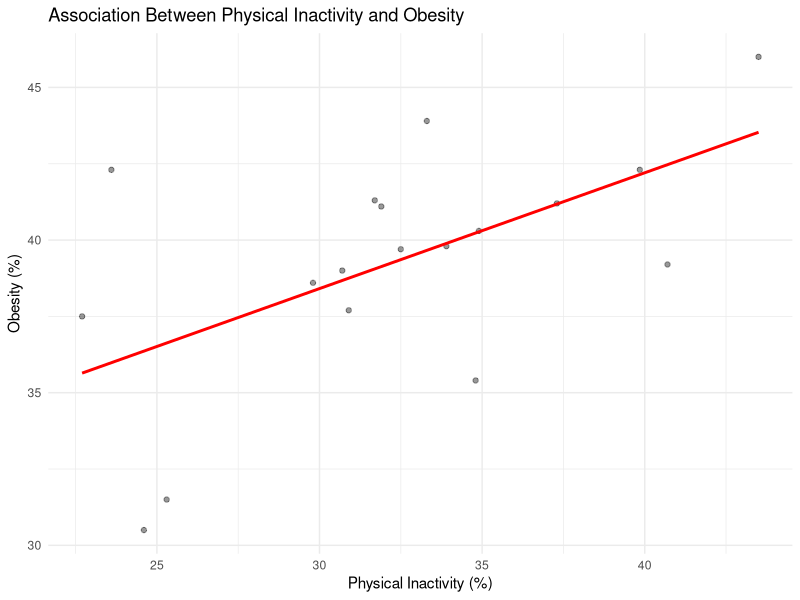
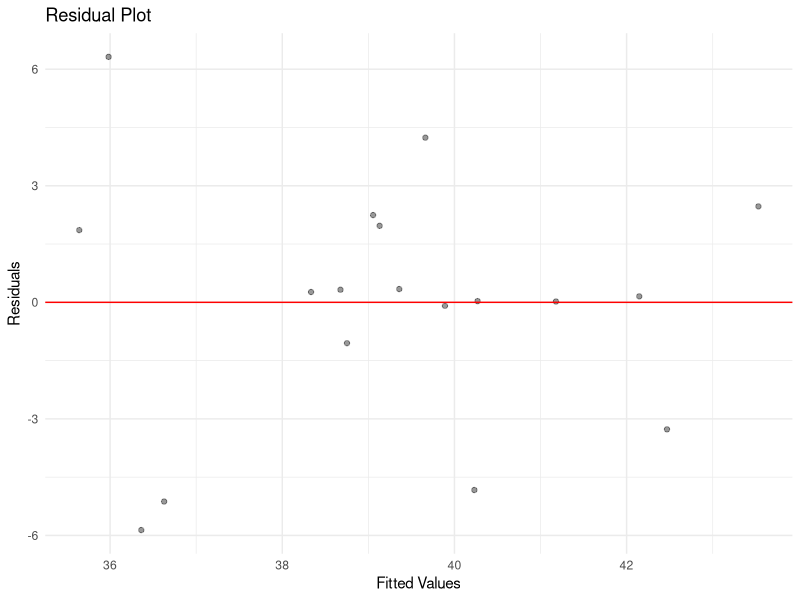
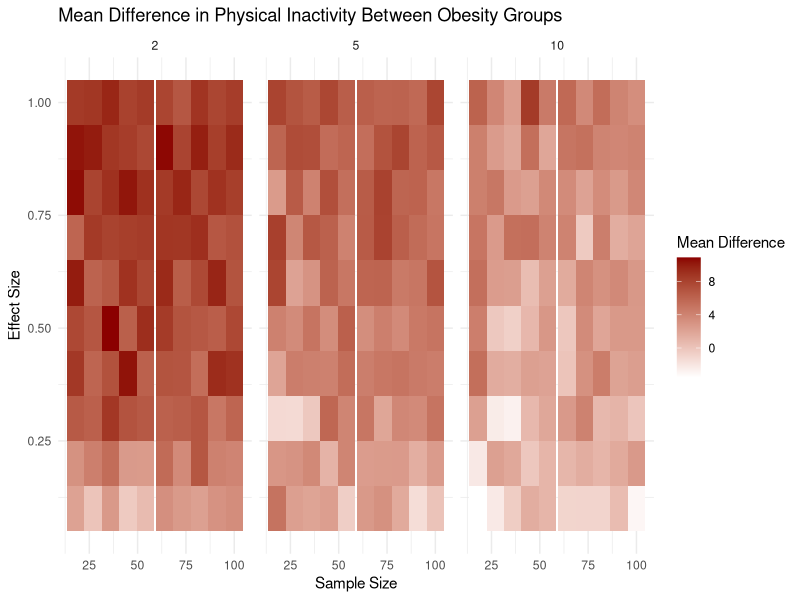
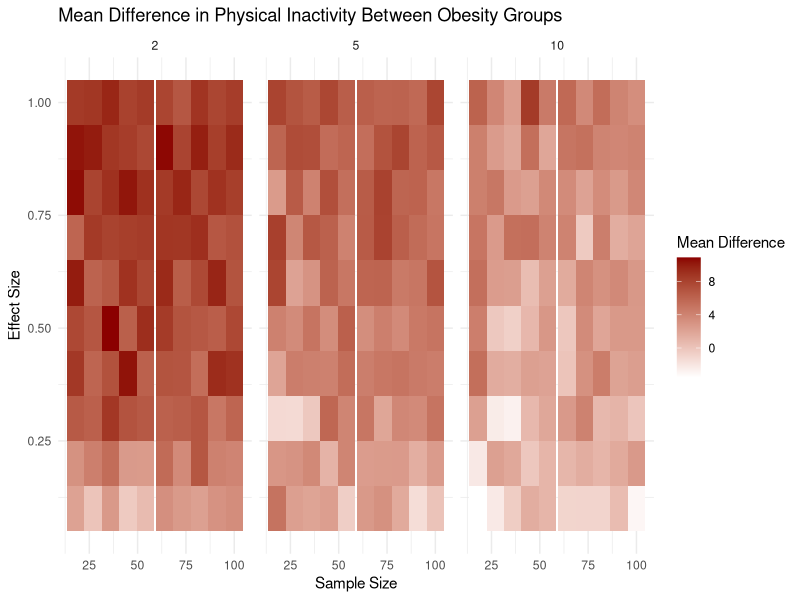
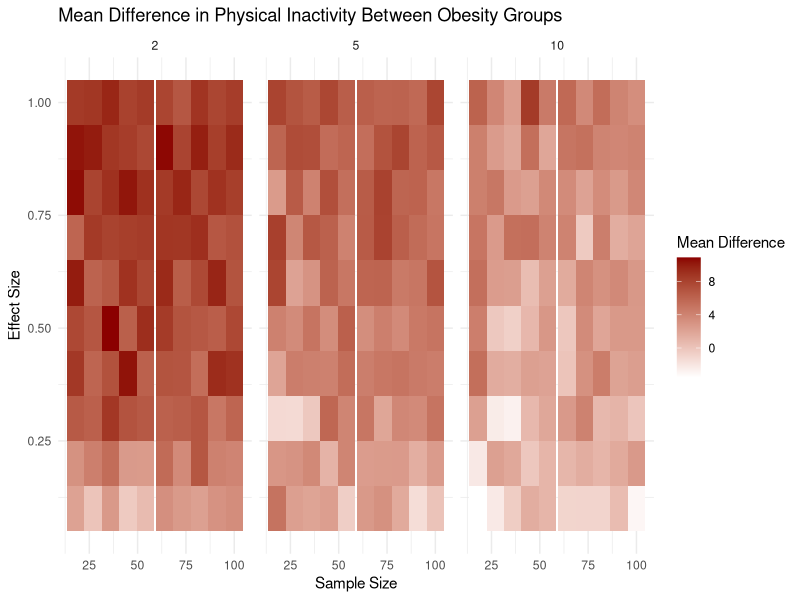
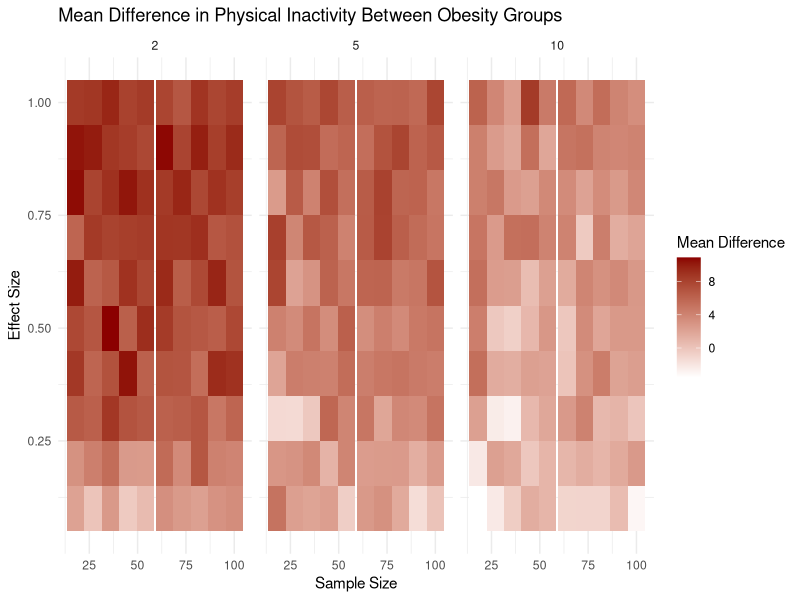

These figures' R source, in order:
# =====================
# CP04 - Simulation Analysis
# =====================

# Packages
library(ggplot2)
library(dplyr)
library(tidyr)

# =====================
# Load data (USE RELATIVE PATH)
# =====================
data <- read.csv(
  "data/raw/PLACES_sample.csv",
  stringsAsFactors = FALSE
)

# =====================
# Data Preparation
# =====================

data_clean <- data %>%
  filter(Data_Value_Type == "Crude prevalence",
         Year == 2023)

selected <- data_clean %>%
  filter(Measure %in% c("No leisure-time physical activity among adults",
                        "Obesity among adults")) %>%
  select(LocationName, Measure, Data_Value) %>%
  pivot_wider(
    names_from = Measure,
    values_from = Data_Value,
    values_fn = mean
  ) %>%
  rename(
    County = LocationName,
    Physical_Inactivity = `No leisure-time physical activity among adults`,
    Obesity = `Obesity among adults`
  ) %>%
  drop_na()

# =====================
# Scatterplot
# =====================

ggplot(selected, aes(x = Physical_Inactivity, y = Obesity)) +
  geom_point(alpha = 0.4) +
  geom_smooth(method = "lm", se = FALSE, color = "red") +
  labs(
    title = "Association Between Physical Inactivity and Obesity",
    x = "Physical Inactivity (%)",
    y = "Obesity (%)"
  ) +
  theme_minimal()

# =====================
# Residual Plot
# =====================

model <- lm(Obesity ~ Physical_Inactivity, data = selected)

ggplot(data.frame(
  Fitted = fitted(model),
  Residuals = resid(model)
), aes(x = Fitted, y = Residuals)) +
  geom_point(alpha = 0.4) +
  geom_hline(yintercept = 0, color = "red") +
  labs(
    title = "Residual Plot",
    x = "Fitted Values",
    y = "Residuals"
  ) +
  theme_minimal()

# =====================
# Simulation Example
# =====================

set.seed(123)

effect_example <- 0.5
noise_example <- 5
n_example <- 500

X <- rnorm(n_example,
           mean = mean(selected$Physical_Inactivity),
           sd = sd(selected$Physical_Inactivity))

epsilon <- rnorm(n_example, mean = 0, sd = noise_example)

Y <- effect_example * X + 10 + epsilon

sim_data <- data.frame(
  Physical_Inactivity = X,
  Obesity = Y
)

# =====================
# Summary Statistics (Example)
# =====================

summary_stats <- sim_data %>%
  mutate(Obesity_Group = ifelse(Obesity > median(Obesity),
                                "High_Obesity",
                                "Low_Obesity")) %>%
  group_by(Obesity_Group) %>%
  summarise(
    Q1_Inactivity = quantile(Physical_Inactivity, 0.25),
    Median_Inactivity = median(Physical_Inactivity),
    Q3_Inactivity = quantile(Physical_Inactivity, 0.75),
    Mean_Inactivity = mean(Physical_Inactivity),
    .groups = "drop"
  )

print(summary_stats)

# =====================
# Simulation Function
# =====================

simulate_data <- function(effect_size, noise_sd, sample_size) {
  
  X <- rnorm(sample_size,
             mean = mean(selected$Physical_Inactivity),
             sd = sd(selected$Physical_Inactivity))
  
  epsilon <- rnorm(sample_size, mean = 0, sd = noise_sd)
  
  Y <- effect_size * X + 10 + epsilon
  
  sim_data <- data.frame(
    Physical_Inactivity = X,
    Obesity = Y
  )
  
  summary_stats <- sim_data %>%
    mutate(Obesity_Group = ifelse(Obesity > median(Obesity),
                                  "High_Obesity",
                                  "Low_Obesity")) %>%
    group_by(Obesity_Group) %>%
    summarise(
      Q1_Inactivity = quantile(Physical_Inactivity, 0.25),
      Median_Inactivity = median(Physical_Inactivity),
      Q3_Inactivity = quantile(Physical_Inactivity, 0.75),
      Mean_Inactivity = mean(Physical_Inactivity),
      .groups = "drop"
    )
  
  return(list(data = sim_data, summary = summary_stats))
}

# =====================
# Simulation Automation
# =====================

actual_n <- nrow(selected)

effect_sizes <- seq(0.1, 1, length.out = 10)
sample_sizes <- unique(round(seq(100, actual_n, length.out = 10)))
noise_levels <- c(2, 5, 10)

param_grid <- expand.grid(
  effect_size = effect_sizes,
  sample_size = sample_sizes,
  noise_level = noise_levels
)

results <- vector("list", nrow(param_grid))

for (i in 1:nrow(param_grid)) {
  
  sim <- simulate_data(
    effect_size = param_grid$effect_size[i],
    noise_sd = param_grid$noise_level[i],
    sample_size = param_grid$sample_size[i]
  )
  
  results[[i]] <- list(
    parameters = param_grid[i, ],
    simulated_data = sim$data,
    summary_stats = sim$summary
  )
}

# =====================
# Combine Results
# =====================

combined_summary <- do.call(rbind,
  lapply(results, function(res) {
    
    high <- res$summary %>%
      filter(Obesity_Group == "High_Obesity") %>%
      pull(Mean_Inactivity)
    
    low <- res$summary %>%
      filter(Obesity_Group == "Low_Obesity") %>%
      pull(Mean_Inactivity)
    
    data.frame(
      effect_size = res$parameters$effect_size,
      sample_size = res$parameters$sample_size,
      noise_level = res$parameters$noise_level,
      Mean_Difference = high - low
    )
  })
)

# =====================
# Heatmap (IMPORTANT)
# =====================

ggplot(combined_summary,
       aes(x = sample_size,
           y = effect_size,
           fill = Mean_Difference)) +
  geom_tile() +
  facet_wrap(~noise_level) +
  labs(
    title = "Mean Difference in Physical Inactivity Between Obesity Groups",
    x = "Sample Size",
    y = "Effect Size",
    fill = "Mean Difference"
  ) +
  scale_fill_gradient(low = "white", high = "darkred") +
  theme_minimal()

# =====================
# Save Figures
# =====================

ggsave("output/cp04_scatterplot.png", width = 6, height = 4)
ggsave("output/cp04_residuals.png", width = 6, height = 4)
ggsave("output/cp04_heatmap.png", width = 7, height = 5)
